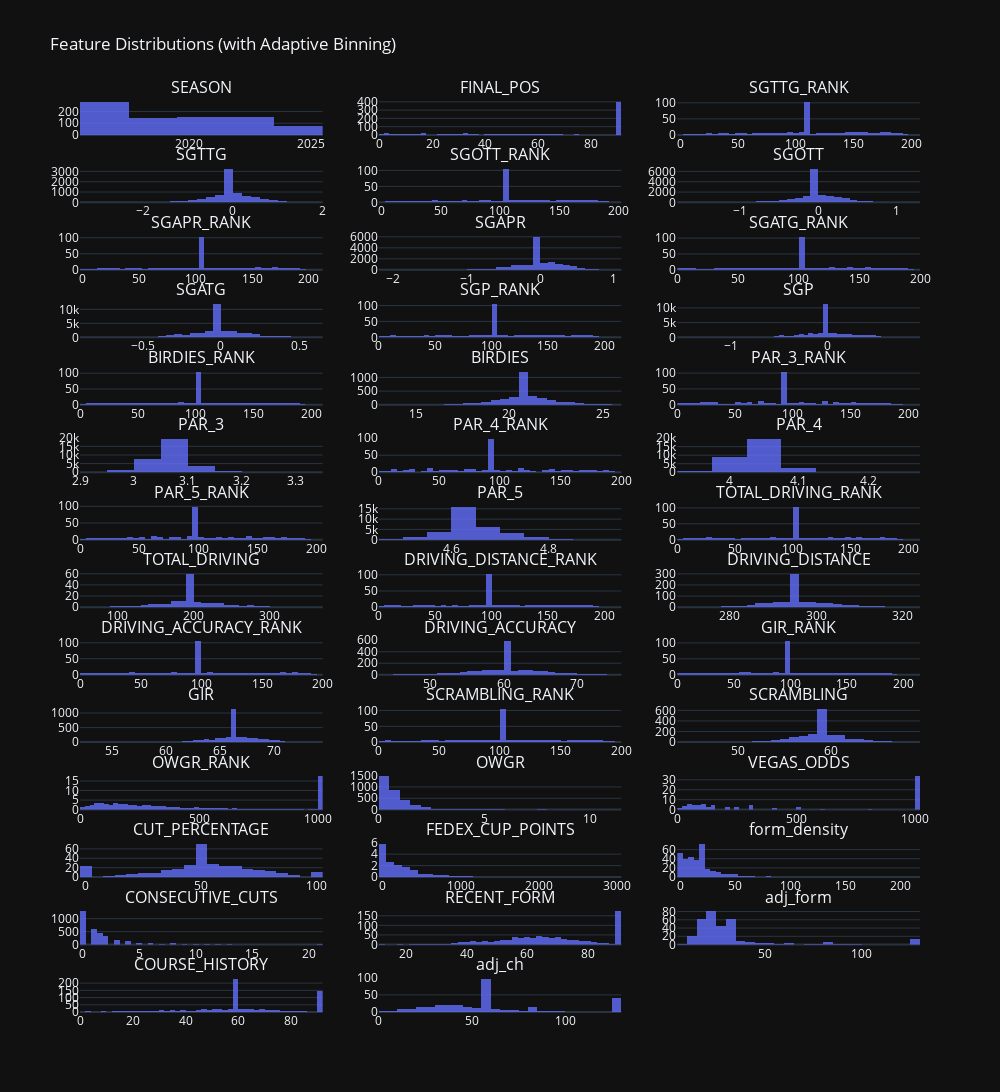

Notebook code for this chart:
### Markdown cell above
### Check Features for Outliers and General Health (Histograms)
Now that all the data is cleaned, let's look at the distribution graphs.

### Code cell
import plotly.express as px
import plotly.subplots as sp
import plotly.graph_objects as go
import pandas as pd
import numpy as np

# Select numeric columns with >1 unique value, excluding label
df_numeric = training_df.select_dtypes(include=np.number)
df_numeric = df_numeric.loc[:, df_numeric.nunique() > 1]
df_numeric = df_numeric.drop(columns=["TOP_20"], errors="ignore")

# Create subplots
n_cols = 3
n_rows = int(np.ceil(len(df_numeric.columns) / n_cols))
fig = sp.make_subplots(rows=n_rows, cols=n_cols, subplot_titles=df_numeric.columns)

# Add one histogram per feature with smart binning
for i, column in enumerate(df_numeric.columns):
    row = i // n_cols + 1
    col = i % n_cols + 1

    # Compute dynamic bin count
    col_range = df_numeric[column].max() - df_numeric[column].min()
    n_unique = df_numeric[column].nunique()
    nbins = min(50, max(5, int(n_unique / 2))) if col_range < 10 else 50  # tighter for short-range

    fig.add_trace(
        go.Histogram(
            x=df_numeric[column],
            nbinsx=nbins,
            histnorm="density",
            marker=dict(color="#636EFA"),
            opacity=0.8
        ),
        row=row,
        col=col
    )

# Style the figure
fig.update_layout(
    height=300 * n_rows,
    width=1000,
    title_text="Feature Distributions (with Adaptive Binning)",
    template="plotly_dark",
    showlegend=False
)

fig.show()

### Figure 1 — Plotly figure (JSON) as saved in the notebook; plotly's stock layout.template omitted (floating-point values rounded to 4 significant figures; data arrays with more than 128 entries replaced by an {"elided": "..."} marker saying what was removed)
{"data": [{"histnorm": "density", "marker": {"color": "#636EFA"}, "nbinsx": 5, "opacity": 0.8, "type": "histogram", "x": {"elided": "1612 int values"}, "xaxis": "x", "yaxis": "y"}, {"histnorm": "density", "marker": {"color": "#636EFA"}, "nbinsx": 50, "opacity": 0.8, "type": "histogram", "x": {"elided": "1612 int values"}, "xaxis": "x2", "yaxis": "y2"}, {"histnorm": "density", "marker": {"color": "#636EFA"}, "nbinsx": 50, "opacity": 0.8, "type": "histogram", "x": {"elided": "1612 float values"}, "xaxis": "x3", "yaxis": "y3"}, {"histnorm": "density", "marker": {"color": "#636EFA"}, "nbinsx": 50, "opacity": 0.8, "type": "histogram", "x": {"elided": "1612 float values"}, "xaxis": "x4", "yaxis": "y4"}, {"histnorm": "density", "marker": {"color": "#636EFA"}, "nbinsx": 50, "opacity": 0.8, "type": "histogram", "x": {"elided": "1612 float values"}, "xaxis": "x5", "yaxis": "y5"}, {"histnorm": "density", "marker": {"color": "#636EFA"}, "nbinsx": 50, "opacity": 0.8, "type": "histogram", "x": {"elided": "1612 float values"}, "xaxis": "x6", "yaxis": "y6"}, {"histnorm": "density", "marker": {"color": "#636EFA"}, "nbinsx": 50, "opacity": 0.8, "type": "histogram", "x": {"elided": "1612 float values"}, "xaxis": "x7", "yaxis": "y7"}, {"histnorm": "density", "marker": {"color": "#636EFA"}, "nbinsx": 50, "opacity": 0.8, "type": "histogram", "x": {"elided": "1612 float values"}, "xaxis": "x8", "yaxis": "y8"}, {"histnorm": "density", "marker": {"color": "#636EFA"}, "nbinsx": 50, "opacity": 0.8, "type": "histogram", "x": {"elided": "1612 float values"}, "xaxis": "x9", "yaxis": "y9"}, {"histnorm": "density", "marker": {"color": "#636EFA"}, "nbinsx": 50, "opacity": 0.8, "type": "histogram", "x": {"elided": "1612 float values"}, "xaxis": "x10", "yaxis": "y10"}, {"histnorm": "density", "marker": {"color": "#636EFA"}, "nbinsx": 50, "opacity": 0.8, "type": "histogram", "x": {"elided": "1612 float values"}, "xaxis": "x11", "yaxis": "y11"}, {"histnorm": "density", "marker": {"color": "#636EFA"}, "nbinsx": 50, "opacity": 0.8, "type": "histogram", "x": {"elided": "1612 float values"}, "xaxis": "x12", "yaxis": "y12"}, {"histnorm": "density", "marker": {"color": "#636EFA"}, "nbinsx": 50, "opacity": 0.8, "type": "histogram", "x": {"elided": "1612 float values"}, "xaxis": "x13", "yaxis": "y13"}, {"histnorm": "density", "marker": {"color": "#636EFA"}, "nbinsx": 50, "opacity": 0.8, "type": "histogram", "x": {"elided": "1612 float values"}, "xaxis": "x14", "yaxis": "y14"}, {"histnorm": "density", "marker": {"color": "#636EFA"}, "nbinsx": 50, "opacity": 0.8, "type": "histogram", "x": {"elided": "1612 float values"}, "xaxis": "x15", "yaxis": "y15"}, {"histnorm": "density", "marker": {"color": "#636EFA"}, "nbinsx": 16, "opacity": 0.8, "type": "histogram", "x": {"elided": "1612 float values"}, "xaxis": "x16", "yaxis": "y16"}, {"histnorm": "density", "marker": {"color": "#636EFA"}, "nbinsx": 50, "opacity": 0.8, "type": "histogram", "x": {"elided": "1612 float values"}, "xaxis": "x17", "yaxis": "y17"}, {"histnorm": "density", "marker": {"color": "#636EFA"}, "nbinsx": 15, "opacity": 0.8, "type": "histogram", "x": {"elided": "1612 float values"}, "xaxis": "x18", "yaxis": "y18"}, {"histnorm": "density", "marker": {"color": "#636EFA"}, "nbinsx": 50, "opacity": 0.8, "type": "histogram", "x": {"elided": "1612 float values"}, "xaxis": "x19", "yaxis": "y19"}, {"histnorm": "density", "marker": {"color": "#636EFA"}, "nbinsx": 22, "opacity": 0.8, "type": "histogram", "x": {"elided": "1612 float values"}, "xaxis": "x20", "yaxis": "y20"}, {"histnorm": "density", "marker": {"color": "#636EFA"}, "nbinsx": 50, "opacity": 0.8, "type": "histogram", "x": {"elided": "1612 float values"}, "xaxis": "x21", "yaxis": "y21"}, {"histnorm": "density", "marker": {"color": "#636EFA"}, "nbinsx": 50, "opacity": 0.8, "type": "histogram", "x": {"elided": "1612 float values"}, "xaxis": "x22", "yaxis": "y22"}, {"histnorm": "density", "marker": {"color": "#636EFA"}, "nbinsx": 50, "opacity": 0.8, "type": "histogram", "x": {"elided": "1612 float values"}, "xaxis": "x23", "yaxis": "y23"}, {"histnorm": "density", "marker": {"color": "#636EFA"}, "nbinsx": 50, "opacity": 0.8, "type": "histogram", "x": {"elided": "1612 float values"}, "xaxis": "x24", "yaxis": "y24"}, {"histnorm": "density", "marker": {"color": "#636EFA"}, "nbinsx": 50, "opacity": 0.8, "type": "histogram", "x": {"elided": "1612 float values"}, "xaxis": "x25", "yaxis": "y25"}, {"histnorm": "density", "marker": {"color": "#636EFA"}, "nbinsx": 50, "opacity": 0.8, "type": "histogram", "x": {"elided": "1612 float values"}, "xaxis": "x26", "yaxis": "y26"}, {"histnorm": "density", "marker": {"color": "#636EFA"}, "nbinsx": 50, "opacity": 0.8, "type": "histogram", "x": {"elided": "1612 float values"}, "xaxis": "x27", "yaxis": "y27"}, {"histnorm": "density", "marker": {"color": "#636EFA"}, "nbinsx": 50, "opacity": 0.8, "type": "histogram", "x": {"elided": "1612 float values"}, "xaxis": "x28", "yaxis": "y28"}, {"histnorm": "density", "marker": {"color": "#636EFA"}, "nbinsx": 50, "opacity": 0.8, "type": "histogram", "x": {"elided": "1612 float values"}, "xaxis": "x29", "yaxis": "y29"}, {"histnorm": "density", "marker": {"color": "#636EFA"}, "nbinsx": 50, "opacity": 0.8, "type": "histogram", "x": {"elided": "1612 float values"}, "xaxis": "x30", "yaxis": "y30"}, {"histnorm": "density", "marker": {"color": "#636EFA"}, "nbinsx": 50, "opacity": 0.8, "type": "histogram", "x": {"elided": "1612 float values"}, "xaxis": "x31", "yaxis": "y31"}, {"histnorm": "density", "marker": {"color": "#636EFA"}, "nbinsx": 50, "opacity": 0.8, "type": "histogram", "x": {"elided": "1612 float values"}, "xaxis": "x32", "yaxis": "y32"}, {"histnorm": "density", "marker": {"color": "#636EFA"}, "nbinsx": 50, "opacity": 0.8, "type": "histogram", "x": {"elided": "1612 float values"}, "xaxis": "x33", "yaxis": "y33"}, {"histnorm": "density", "marker": {"color": "#636EFA"}, "nbinsx": 50, "opacity": 0.8, "type": "histogram", "x": {"elided": "1612 float values"}, "xaxis": "x34", "yaxis": "y34"}, {"histnorm": "density", "marker": {"color": "#636EFA"}, "nbinsx": 50, "opacity": 0.8, "type": "histogram", "x": {"elided": "1612 float values"}, "xaxis": "x35", "yaxis": "y35"}, {"histnorm": "density", "marker": {"color": "#636EFA"}, "nbinsx": 50, "opacity": 0.8, "type": "histogram", "x": {"elided": "1612 float values"}, "xaxis": "x36", "yaxis": "y36"}, {"histnorm": "density", "marker": {"color": "#636EFA"}, "nbinsx": 50, "opacity": 0.8, "type": "histogram", "x": {"elided": "1612 float values"}, "xaxis": "x37", "yaxis": "y37"}, {"histnorm": "density", "marker": {"color": "#636EFA"}, "nbinsx": 50, "opacity": 0.8, "type": "histogram", "x": {"elided": "1612 float values"}, "xaxis": "x38", "yaxis": "y38"}, {"histnorm": "density", "marker": {"color": "#636EFA"}, "nbinsx": 50, "opacity": 0.8, "type": "histogram", "x": {"elided": "1612 float values"}, "xaxis": "x39", "yaxis": "y39"}, {"histnorm": "density", "marker": {"color": "#636EFA"}, "nbinsx": 50, "opacity": 0.8, "type": "histogram", "x": {"elided": "1612 float values"}, "xaxis": "x40", "yaxis": "y40"}, {"histnorm": "density", "marker": {"color": "#636EFA"}, "nbinsx": 50, "opacity": 0.8, "type": "histogram", "x": {"elided": "1612 float values"}, "xaxis": "x41", "yaxis": "y41"}], "layout": {"annotations": [{"font": {"size": 16}, "showarrow": false, "text": "SEASON", "x": 0.1444, "xanchor": "center", "xref": "paper", "y": 1, "yanchor": "bottom", "yref": "paper"}, {"font": {"size": 16}, "showarrow": false, "text": "FINAL_POS", "x": 0.5, "xanchor": "center", "xref": "paper", "y": 1, "yanchor": "bottom", "yref": "paper"}, {"font": {"size": 16}, "showarrow": false, "text": "SGTTG_RANK", "x": 0.8556, "xanchor": "center", "xref": "paper", "y": 1, "yanchor": "bottom", "yref": "paper"}, {"font": {"size": 16}, "showarrow": false, "text": "SGTTG", "x": 0.1444, "xanchor": "center", "xref": "paper", "y": 0.926, "yanchor": "bottom", "yref": "paper"}, {"font": {"size": 16}, "showarrow": false, "text": "SGOTT_RANK", "x": 0.5, "xanchor": "center", "xref": "paper", "y": 0.926, "yanchor": "bottom", "yref": "paper"}, {"font": {"size": 16}, "showarrow": false, "text": "SGOTT", "x": 0.8556, "xanchor": "center", "xref": "paper", "y": 0.926, "yanchor": "bottom", "yref": "paper"}, {"font": {"size": 16}, "showarrow": false, "text": "SGAPR_RANK", "x": 0.1444, "xanchor": "center", "xref": "paper", "y": 0.852, "yanchor": "bottom", "yref": "paper"}, {"font": {"size": 16}, "showarrow": false, "text": "SGAPR", "x": 0.5, "xanchor": "center", "xref": "paper", "y": 0.852, "yanchor": "bottom", "yref": "paper"}, {"font": {"size": 16}, "showarrow": false, "text": "SGATG_RANK", "x": 0.8556, "xanchor": "center", "xref": "paper", "y": 0.852, "yanchor": "bottom", "yref": "paper"}, {"font": {"size": 16}, "showarrow": false, "text": "SGATG", "x": 0.1444, "xanchor": "center", "xref": "paper", "y": 0.7781, "yanchor": "bottom", "yref": "paper"}, {"font": {"size": 16}, "showarrow": false, "text": "SGP_RANK", "x": 0.5, "xanchor": "center", "xref": "paper", "y": 0.7781, "yanchor": "bottom", "yref": "paper"}, {"font": {"size": 16}, "showarrow": false, "text": "SGP", "x": 0.8556, "xanchor": "center", "xref": "paper", "y": 0.7781, "yanchor": "bottom", "yref": "paper"}, {"font": {"size": 16}, "showarrow": false, "text": "BIRDIES_RANK", "x": 0.1444, "xanchor": "center", "xref": "paper", "y": 0.7041, "yanchor": "bottom", "yref": "paper"}, {"font": {"size": 16}, "showarrow": false, "text": "BIRDIES", "x": 0.5, "xanchor": "center", "xref": "paper", "y": 0.7041, "yanchor": "bottom", "yref": "paper"}, {"font": {"size": 16}, "showarrow": false, "text": "PAR_3_RANK", "x": 0.8556, "xanchor": "center", "xref": "paper", "y": 0.7041, "yanchor": "bottom", "yref": "paper"}, {"font": {"size": 16}, "showarrow": false, "text": "PAR_3", "x": 0.1444, "xanchor": "center", "xref": "paper", "y": 0.6301, "yanchor": "bottom", "yref": "paper"}, {"font": {"size": 16}, "showarrow": false, "text": "PAR_4_RANK", "x": 0.5, "xanchor": "center", "xref": "paper", "y": 0.6301, "yanchor": "bottom", "yref": "paper"}, {"font": {"size": 16}, "showarrow": false, "text": "PAR_4", "x": 0.8556, "xanchor": "center", "xref": "paper", "y": 0.6301, "yanchor": "bottom", "yref": "paper"}, {"font": {"size": 16}, "showarrow": false, "text": "PAR_5_RANK", "x": 0.1444, "xanchor": "center", "xref": "paper", "y": 0.5561, "yanchor": "bottom", "yref": "paper"}, {"font": {"size": 16}, "showarrow": false, "text": "PAR_5", "x": 0.5, "xanchor": "center", "xref": "paper", "y": 0.5561, "yanchor": "bottom", "yref": "paper"}, {"font": {"size": 16}, "showarrow": false, "text": "TOTAL_DRIVING_RANK", "x": 0.8556, "xanchor": "center", "xref": "paper", "y": 0.5561, "yanchor": "bottom", "yref": "paper"}, {"font": {"size": 16}, "showarrow": false, "text": "TOTAL_DRIVING", "x": 0.1444, "xanchor": "center", "xref": "paper", "y": 0.4821, "yanchor": "bottom", "yref": "paper"}, {"font": {"size": 16}, "showarrow": false, "text": "DRIVING_DISTANCE_RANK", "x": 0.5, "xanchor": "center", "xref": "paper", "y": 0.4821, "yanchor": "bottom", "yref": "paper"}, {"font": {"size": 16}, "showarrow": false, "text": "DRIVING_DISTANCE", "x": 0.8556, "xanchor": "center", "xref": "paper", "y": 0.4821, "yanchor": "bottom", "yref": "paper"}, {"font": {"size": 16}, "showarrow": false, "text": "DRIVING_ACCURACY_RANK", "x": 0.1444, "xanchor": "center", "xref": "paper", "y": 0.4082, "yanchor": "bottom", "yref": "paper"}, {"font": {"size": 16}, "showarrow": false, "text": "DRIVING_ACCURACY", "x": 0.5, "xanchor": "center", "xref": "paper", "y": 0.4082, "yanchor": "bottom", "yref": "paper"}, {"font": {"size": 16}, "showarrow": false, "text": "GIR_RANK", "x": 0.8556, "xanchor": "center", "xref": "paper", "y": 0.4082, "yanchor": "bottom", "yref": "paper"}, {"font": {"size": 16}, "showarrow": false, "text": "GIR", "x": 0.1444, "xanchor": "center", "xref": "paper", "y": 0.3342, "yanchor": "bottom", "yref": "paper"}, {"font": {"size": 16}, "showarrow": false, "text": "SCRAMBLING_RANK", "x": 0.5, "xanchor": "center", "xref": "paper", "y": 0.3342, "yanchor": "bottom", "yref": "paper"}, {"font": {"size": 16}, "showarrow": false, "text": "SCRAMBLING", "x": 0.8556, "xanchor": "center", "xref": "paper", "y": 0.3342, "yanchor": "bottom", "yref": "paper"}, {"font": {"size": 16}, "showarrow": false, "text": "OWGR_RANK", "x": 0.1444, "xanchor": "center", "xref": "paper", "y": 0.2602, "yanchor": "bottom", "yref": "paper"}, {"font": {"size": 16}, "showarrow": false, "text": "OWGR", "x": 0.5, "xanchor": "center", "xref": "paper", "y": 0.2602, "yanchor": "bottom", "yref": "paper"}, {"font": {"size": 16}, "showarrow": false, "text": "VEGAS_ODDS", "x": 0.8556, "xanchor": "center", "xref": "paper", "y": 0.2602, "yanchor": "bottom", "yref": "paper"}, {"font": {"size": 16}, "showarrow": false, "text": "CUT_PERCENTAGE", "x": 0.1444, "xanchor": "center", "xref": "paper", "y": 0.1862, "yanchor": "bottom", "yref": "paper"}, {"font": {"size": 16}, "showarrow": false, "text": "FEDEX_CUP_POINTS", "x": 0.5, "xanchor": "center", "xref": "paper", "y": 0.1862, "yanchor": "bottom", "yref": "paper"}, {"font": {"size": 16}, "showarrow": false, "text": "form_density", "x": 0.8556, "xanchor": "center", "xref": "paper", "y": 0.1862, "yanchor": "bottom", "yref": "paper"}, {"font": {"size": 16}, "showarrow": false, "text": "CONSECUTIVE_CUTS", "x": 0.1444, "xanchor": "center", "xref": "paper", "y": 0.1122, "yanchor": "bottom", "yref": "paper"}, {"font": {"size": 16}, "showarrow": false, "text": "RECENT_FORM", "x": 0.5, "xanchor": "center", "xref": "paper", "y": 0.1122, "yanchor": "bottom", "yref": "paper"}, {"font": {"size": 16}, "showarrow": false, "text": "adj_form", "x": 0.8556, "xanchor": "center", "xref": "paper", "y": 0.1122, "yanchor": "bottom", "yref": "paper"}, {"font": {"size": 16}, "showarrow": false, "text": "COURSE_HISTORY", "x": 0.1444, "xanchor": "center", "xref": "paper", "y": 0.03827, "yanchor": "bottom", "yref": "paper"}, {"font": {"size": 16}, "showarrow": false, "text": "adj_ch", "x": 0.5, "xanchor": "center", "xref": "paper", "y": 0.03827, "yanchor": "bottom", "yref": "paper"}], "height": 4200, "showlegend": false, "title": {"text": "Feature Distributions (with Adaptive Binning)"}, "width": 1000, "xaxis": {"anchor": "y", "domain": [0, 0.2889]}, "xaxis10": {"anchor": "y10", "domain": [0, 0.2889]}, "xaxis11": {"anchor": "y11", "domain": [0.3556, 0.6444]}, "xaxis12": {"anchor": "y12", "domain": [0.7111, 1]}, "xaxis13": {"anchor": "y13", "domain": [0, 0.2889]}, "xaxis14": {"anchor": "y14", "domain": [0.3556, 0.6444]}, "xaxis15": {"anchor": "y15", "domain": [0.7111, 1]}, "xaxis16": {"anchor": "y16", "domain": [0, 0.2889]}, "xaxis17": {"anchor": "y17", "domain": [0.3556, 0.6444]}, "xaxis18": {"anchor": "y18", "domain": [0.7111, 1]}, "xaxis19": {"anchor": "y19", "domain": [0, 0.2889]}, "xaxis2": {"anchor": "y2", "domain": [0.3556, 0.6444]}, "xaxis20": {"anchor": "y20", "domain": [0.3556, 0.6444]}, "xaxis21": {"anchor": "y21", "domain": [0.7111, 1]}, "xaxis22": {"anchor": "y22", "domain": [0, 0.2889]}, "xaxis23": {"anchor": "y23", "domain": [0.3556, 0.6444]}, "xaxis24": {"anchor": "y24", "domain": [0.7111, 1]}, "xaxis25": {"anchor": "y25", "domain": [0, 0.2889]}, "xaxis26": {"anchor": "y26", "domain": [0.3556, 0.6444]}, "xaxis27": {"anchor": "y27", "domain": [0.7111, 1]}, "xaxis28": {"anchor": "y28", "domain": [0, 0.2889]}, "xaxis29": {"anchor": "y29", "domain": [0.3556, 0.6444]}, "xaxis3": {"anchor": "y3", "domain": [0.7111, 1]}, "xaxis30": {"anchor": "y30", "domain": [0.7111, 1]}, "xaxis31": {"anchor": "y31", "domain": [0, 0.2889]}, "xaxis32": {"anchor": "y32", "domain": [0.3556, 0.6444]}, "xaxis33": {"anchor": "y33", "domain": [0.7111, 1]}, "xaxis34": {"anchor": "y34", "domain": [0, 0.2889]}, "xaxis35": {"anchor": "y35", "domain": [0.3556, 0.6444]}, "xaxis36": {"anchor": "y36", "domain": [0.7111, 1]}, "xaxis37": {"anchor": "y37", "domain": [0, 0.2889]}, "xaxis38": {"anchor": "y38", "domain": [0.3556, 0.6444]}, "xaxis39": {"anchor": "y39", "domain": [0.7111, 1]}, "xaxis4": {"anchor": "y4", "domain": [0, 0.2889]}, "xaxis40": {"anchor": "y40", "domain": [0, 0.2889]}, "xaxis41": {"anchor": "y41", "domain": [0.3556, 0.6444]}, "xaxis42": {"anchor": "y42", "domain": [0.7111, 1]}, "xaxis5": {"anchor": "y5", "domain": [0.3556, 0.6444]}, "xaxis6": {"anchor": "y6", "domain": [0.7111, 1]}, "xaxis7": {"anchor": "y7", "domain": [0, 0.2889]}, "xaxis8": {"anchor": "y8", "domain": [0.3556, 0.6444]}, "xaxis9": {"anchor": "y9", "domain": [0.7111, 1]}, "yaxis": {"anchor": "x", "domain": [0.9617, 1]}, "yaxis10": {"anchor": "x10", "domain": [0.7398, 0.7781]}, "yaxis11": {"anchor": "x11", "domain": [0.7398, 0.7781]}, "yaxis12": {"anchor": "x12", "domain": [0.7398, 0.7781]}, "yaxis13": {"anchor": "x13", "domain": [0.6658, 0.7041]}, "yaxis14": {"anchor": "x14", "domain": [0.6658, 0.7041]}, "yaxis15": {"anchor": "x15", "domain": [0.6658, 0.7041]}, "yaxis16": {"anchor": "x16", "domain": [0.5918, 0.6301]}, "yaxis17": {"anchor": "x17", "domain": [0.5918, 0.6301]}, "yaxis18": {"anchor": "x18", "domain": [0.5918, 0.6301]}, "yaxis19": {"anchor": "x19", "domain": [0.5179, 0.5561]}, "yaxis2": {"anchor": "x2", "domain": [0.9617, 1]}, "yaxis20": {"anchor": "x20", "domain": [0.5179, 0.5561]}, "yaxis21": {"anchor": "x21", "domain": [0.5179, 0.5561]}, "yaxis22": {"anchor": "x22", "domain": [0.4439, 0.4821]}, "yaxis23": {"anchor": "x23", "domain": [0.4439, 0.4821]}, "yaxis24": {"anchor": "x24", "domain": [0.4439, 0.4821]}, "yaxis25": {"anchor": "x25", "domain": [0.3699, 0.4082]}, "yaxis26": {"anchor": "x26", "domain": [0.3699, 0.4082]}, "yaxis27": {"anchor": "x27", "domain": [0.3699, 0.4082]}, "yaxis28": {"anchor": "x28", "domain": [0.2959, 0.3342]}, "yaxis29": {"anchor": "x29", "domain": [0.2959, 0.3342]}, "yaxis3": {"anchor": "x3", "domain": [0.9617, 1]}, "yaxis30": {"anchor": "x30", "domain": [0.2959, 0.3342]}, "yaxis31": {"anchor": "x31", "domain": [0.2219, 0.2602]}, "yaxis32": {"anchor": "x32", "domain": [0.2219, 0.2602]}, "yaxis33": {"anchor": "x33", "domain": [0.2219, 0.2602]}, "yaxis34": {"anchor": "x34", "domain": [0.148, 0.1862]}, "yaxis35": {"anchor": "x35", "domain": [0.148, 0.1862]}, "yaxis36": {"anchor": "x36", "domain": [0.148, 0.1862]}, "yaxis37": {"anchor": "x37", "domain": [0.07398, 0.1122]}, "yaxis38": {"anchor": "x38", "domain": [0.07398, 0.1122]}, "yaxis39": {"anchor": "x39", "domain": [0.07398, 0.1122]}, "yaxis4": {"anchor": "x4", "domain": [0.8878, 0.926]}, "yaxis40": {"anchor": "x40", "domain": [0, 0.03827]}, "yaxis41": {"anchor": "x41", "domain": [0, 0.03827]}, "yaxis42": {"anchor": "x42", "domain": [0, 0.03827]}, "yaxis5": {"anchor": "x5", "domain": [0.8878, 0.926]}, "yaxis6": {"anchor": "x6", "domain": [0.8878, 0.926]}, "yaxis7": {"anchor": "x7", "domain": [0.8138, 0.852]}, "yaxis8": {"anchor": "x8", "domain": [0.8138, 0.852]}, "yaxis9": {"anchor": "x9", "domain": [0.8138, 0.852]}}}
